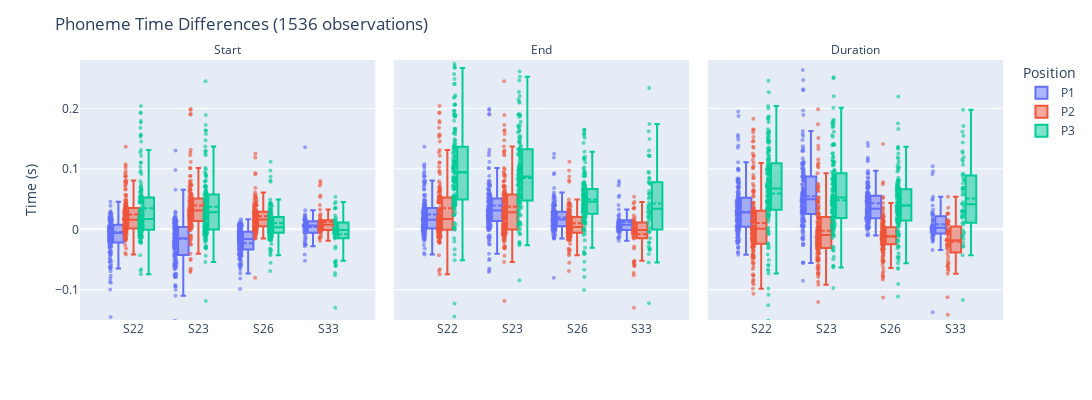

The notebook cell this image was saved under:
### Code cell
#df_melted = pd.read_csv(r"C:\Users\amh209\Box\Academic-Duke\CoganLab\Summer 2024\intraop\ieeg_data_intraop\df_melted.csv")
# change amh209 to Nabiya
df_melted = pd.read_csv(r"C:\Users\Nabiya\Box\Academic-Duke\CoganLab\Summer 2024\intraop\ieeg_data_intraop\df_melted.csv")
df_melted.head()

fig = px.box(df_melted, x="Patient", y="Time", facet_col="Difference_Variable", color="Position",
                hover_name='Phoneme', hover_data=['V_C'], points="all").update_traces(marker=dict(size=4, opacity=0.6), boxmean=True,
                                                                                                        jitter=0.3)

fig.update_layout(title=f"Phoneme Time Differences ({df_melted.shape[0]//3} observations)",
                    yaxis_title="Time (s)",
                    showlegend=True, 
                    height=400, 
                    width=1500, 
                    font=dict(size=12))
# remove the word "Difference" from the facet_col title
fig.for_each_annotation(lambda a: a.update(text=a.text.split("=")[-1]))
# remove patient from the facet_col x axis
fig.update_yaxes(range=[-0.15, 0.28])
fig.update_xaxes(title_text="")
fig.show()

### Figure 1 — Plotly figure (JSON) as saved in the notebook; plotly's stock layout.template omitted (floating-point values rounded to 4 significant figures; data arrays with more than 128 entries replaced by an {"elided": "..."} marker saying what was removed)
{"data": [{"alignmentgroup": "True", "boxmean": true, "boxpoints": "all", "customdata": {"elided": "512x1 str values"}, "hovertemplate": "<b>%{hovertext}</b><br><br>Position=P1<br>Difference_Variable=Start<br>Patient=%{x}<br>Time=%{y}<br>V_C=%{customdata[0]}<extra></extra>", "hovertext": {"elided": "512 str values"}, "jitter": 0.3, "legendgroup": "P1", "marker": {"color": "#636efa", "opacity": 0.6, "size": 4}, "name": "P1", "notched": false, "offsetgroup": "P1", "orientation": "v", "showlegend": true, "type": "box", "x": {"elided": "512 str values"}, "x0": " ", "xaxis": "x", "y": {"elided": "512 float values"}, "y0": " ", "yaxis": "y"}, {"alignmentgroup": "True", "boxmean": true, "boxpoints": "all", "customdata": {"elided": "512x1 str values"}, "hovertemplate": "<b>%{hovertext}</b><br><br>Position=P1<br>Difference_Variable=End<br>Patient=%{x}<br>Time=%{y}<br>V_C=%{customdata[0]}<extra></extra>", "hovertext": {"elided": "512 str values"}, "jitter": 0.3, "legendgroup": "P1", "marker": {"color": "#636efa", "opacity": 0.6, "size": 4}, "name": "P1", "notched": false, "offsetgroup": "P1", "orientation": "v", "showlegend": false, "type": "box", "x": {"elided": "512 str values"}, "x0": " ", "xaxis": "x2", "y": {"elided": "512 float values"}, "y0": " ", "yaxis": "y2"}, {"alignmentgroup": "True", "boxmean": true, "boxpoints": "all", "customdata": {"elided": "512x1 str values"}, "hovertemplate": "<b>%{hovertext}</b><br><br>Position=P1<br>Difference_Variable=Duration<br>Patient=%{x}<br>Time=%{y}<br>V_C=%{customdata[0]}<extra></extra>", "hovertext": {"elided": "512 str values"}, "jitter": 0.3, "legendgroup": "P1", "marker": {"color": "#636efa", "opacity": 0.6, "size": 4}, "name": "P1", "notched": false, "offsetgroup": "P1", "orientation": "v", "showlegend": false, "type": "box", "x": {"elided": "512 str values"}, "x0": " ", "xaxis": "x3", "y": {"elided": "512 float values"}, "y0": " ", "yaxis": "y3"}, {"alignmentgroup": "True", "boxmean": true, "boxpoints": "all", "customdata": {"elided": "512x1 str values"}, "hovertemplate": "<b>%{hovertext}</b><br><br>Position=P2<br>Difference_Variable=Start<br>Patient=%{x}<br>Time=%{y}<br>V_C=%{customdata[0]}<extra></extra>", "hovertext": {"elided": "512 str values"}, "jitter": 0.3, "legendgroup": "P2", "marker": {"color": "#EF553B", "opacity": 0.6, "size": 4}, "name": "P2", "notched": false, "offsetgroup": "P2", "orientation": "v", "showlegend": true, "type": "box", "x": {"elided": "512 str values"}, "x0": " ", "xaxis": "x", "y": {"elided": "512 float values"}, "y0": " ", "yaxis": "y"}, {"alignmentgroup": "True", "boxmean": true, "boxpoints": "all", "customdata": {"elided": "512x1 str values"}, "hovertemplate": "<b>%{hovertext}</b><br><br>Position=P2<br>Difference_Variable=End<br>Patient=%{x}<br>Time=%{y}<br>V_C=%{customdata[0]}<extra></extra>", "hovertext": {"elided": "512 str values"}, "jitter": 0.3, "legendgroup": "P2", "marker": {"color": "#EF553B", "opacity": 0.6, "size": 4}, "name": "P2", "notched": false, "offsetgroup": "P2", "orientation": "v", "showlegend": false, "type": "box", "x": {"elided": "512 str values"}, "x0": " ", "xaxis": "x2", "y": {"elided": "512 float values"}, "y0": " ", "yaxis": "y2"}, {"alignmentgroup": "True", "boxmean": true, "boxpoints": "all", "customdata": {"elided": "512x1 str values"}, "hovertemplate": "<b>%{hovertext}</b><br><br>Position=P2<br>Difference_Variable=Duration<br>Patient=%{x}<br>Time=%{y}<br>V_C=%{customdata[0]}<extra></extra>", "hovertext": {"elided": "512 str values"}, "jitter": 0.3, "legendgroup": "P2", "marker": {"color": "#EF553B", "opacity": 0.6, "size": 4}, "name": "P2", "notched": false, "offsetgroup": "P2", "orientation": "v", "showlegend": false, "type": "box", "x": {"elided": "512 str values"}, "x0": " ", "xaxis": "x3", "y": {"elided": "512 float values"}, "y0": " ", "yaxis": "y3"}, {"alignmentgroup": "True", "boxmean": true, "boxpoints": "all", "customdata": {"elided": "512x1 str values"}, "hovertemplate": "<b>%{hovertext}</b><br><br>Position=P3<br>Difference_Variable=Start<br>Patient=%{x}<br>Time=%{y}<br>V_C=%{customdata[0]}<extra></extra>", "hovertext": {"elided": "512 str values"}, "jitter": 0.3, "legendgroup": "P3", "marker": {"color": "#00cc96", "opacity": 0.6, "size": 4}, "name": "P3", "notched": false, "offsetgroup": "P3", "orientation": "v", "showlegend": true, "type": "box", "x": {"elided": "512 str values"}, "x0": " ", "xaxis": "x", "y": {"elided": "512 float values"}, "y0": " ", "yaxis": "y"}, {"alignmentgroup": "True", "boxmean": true, "boxpoints": "all", "customdata": {"elided": "512x1 str values"}, "hovertemplate": "<b>%{hovertext}</b><br><br>Position=P3<br>Difference_Variable=End<br>Patient=%{x}<br>Time=%{y}<br>V_C=%{customdata[0]}<extra></extra>", "hovertext": {"elided": "512 str values"}, "jitter": 0.3, "legendgroup": "P3", "marker": {"color": "#00cc96", "opacity": 0.6, "size": 4}, "name": "P3", "notched": false, "offsetgroup": "P3", "orientation": "v", "showlegend": false, "type": "box", "x": {"elided": "512 str values"}, "x0": " ", "xaxis": "x2", "y": {"elided": "512 float values"}, "y0": " ", "yaxis": "y2"}, {"alignmentgroup": "True", "boxmean": true, "boxpoints": "all", "customdata": {"elided": "512x1 str values"}, "hovertemplate": "<b>%{hovertext}</b><br><br>Position=P3<br>Difference_Variable=Duration<br>Patient=%{x}<br>Time=%{y}<br>V_C=%{customdata[0]}<extra></extra>", "hovertext": {"elided": "512 str values"}, "jitter": 0.3, "legendgroup": "P3", "marker": {"color": "#00cc96", "opacity": 0.6, "size": 4}, "name": "P3", "notched": false, "offsetgroup": "P3", "orientation": "v", "showlegend": false, "type": "box", "x": {"elided": "512 str values"}, "x0": " ", "xaxis": "x3", "y": {"elided": "512 float values"}, "y0": " ", "yaxis": "y3"}], "layout": {"annotations": [{"font": {}, "showarrow": false, "text": "Start", "x": 0.16, "xanchor": "center", "xref": "paper", "y": 1, "yanchor": "bottom", "yref": "paper"}, {"font": {}, "showarrow": false, "text": "End", "x": 0.5, "xanchor": "center", "xref": "paper", "y": 1, "yanchor": "bottom", "yref": "paper"}, {"font": {}, "showarrow": false, "text": "Duration", "x": 0.84, "xanchor": "center", "xref": "paper", "y": 1, "yanchor": "bottom", "yref": "paper"}], "boxmode": "group", "font": {"size": 12}, "height": 400, "legend": {"title": {"text": "Position"}, "tracegroupgap": 0}, "margin": {"t": 60}, "showlegend": true, "title": {"text": "Phoneme Time Differences (1536 observations)"}, "width": 1500, "xaxis": {"anchor": "y", "domain": [0, 0.32], "title": {"text": ""}}, "xaxis2": {"anchor": "y2", "domain": [0.34, 0.66], "matches": "x", "title": {"text": ""}}, "xaxis3": {"anchor": "y3", "domain": [0.68, 1.0], "matches": "x", "title": {"text": ""}}, "yaxis": {"anchor": "x", "domain": [0, 1], "range": [-0.15, 0.28], "title": {"text": "Time (s)"}}, "yaxis2": {"anchor": "x2", "domain": [0, 1], "matches": "y", "range": [-0.15, 0.28], "showticklabels": false}, "yaxis3": {"anchor": "x3", "domain": [0, 1], "matches": "y", "range": [-0.15, 0.28], "showticklabels": false}}}
